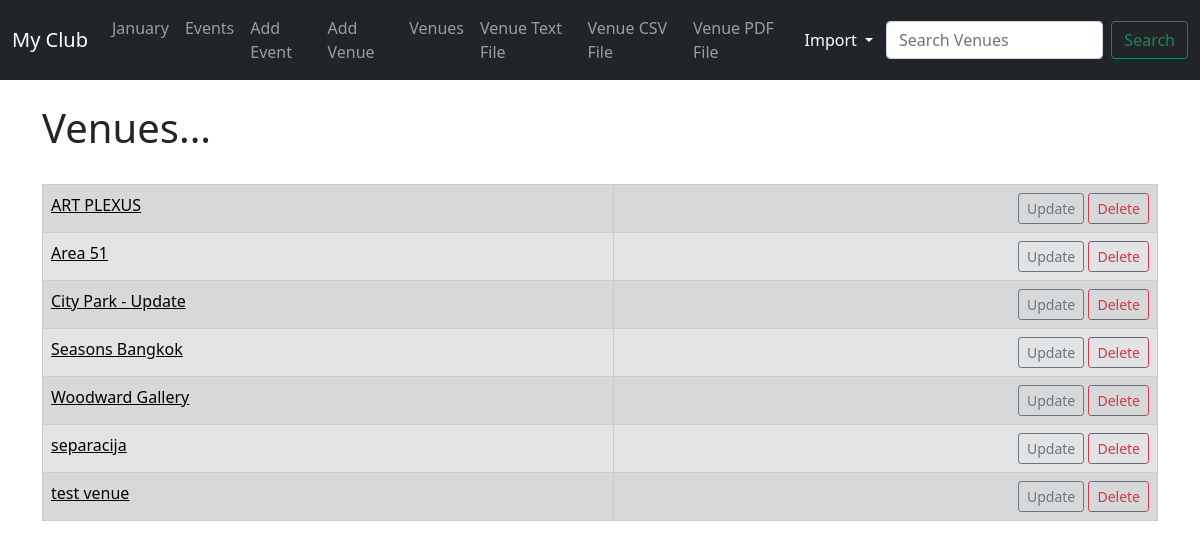
Page /list_venues/ on the committed database.
### events/models.py (models this page shows)
class Venue(models.Model):
    name = models.CharField('Venue Name', max_length=200)
    address = models.CharField(max_length=300)
    zip_code = models.CharField('Zip Code', max_length=30)
    phone = models.CharField('Contact Phone', max_length=35, blank=True)
    web = models.URLField('Website Address', blank=True)
    email_address = models.EmailField('Email Address', blank=True)
    def __str__(self):
        return self.name

### events/views.py (the view)
# urls.py: path('list_venues/', views.list_venues, name='list_venues'),
def list_venues(request):
    venue_list = Venue.objects.all().order_by('name')
    context = {
        'venue_list': venue_list,
    }
    return render(request, 'events/venue.html', context)

### events/templates/events/venue.html
{% extends 'events/base.html' %}
{% block content %}
        <h1>Venues...</h1>
        <br>
        <table class="table table-secondary table-hover table-striped table-bordered">
        {% for venue in venue_list %}
            <tr>
                <td><a style="color:black ;" href="{% url 'show_venue' venue.id %}">{{ venue }}</a><br></td>
                <td align="right">
                    <a class="btn btn-outline-secondary btn-sm" href="{% url 'update_venue' venue.id %}" >Update</a>
                    <a class="btn btn-outline-danger btn-sm" href="{% url 'delete_venue' venue.id %}" >Delete</a>
                </td>
            </tr>
        {% endfor %}
        </table>
{% endblock %}

### rows in the picture
Venue: name "ART PLEXUS"
Venue: name "Area 51"
Venue: name "City Park - Update"
Venue: name "Seasons Bangkok"
Venue: name "Woodward Gallery"
Venue: name "separacija"
Venue: name "test venue"
